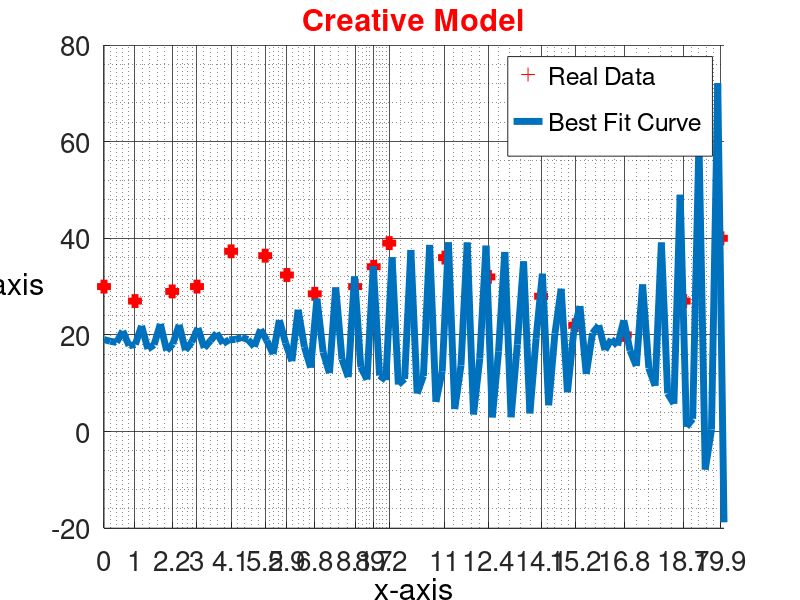

MATLAB code to generate this figure:
%% Question 4
% Creative model f(X) = (aX + bX^2 + cX^3)*(cos(dX)) + e
% f(X) = (-1.9738X + 0.3326X^2 - 0.0100X^3)*cos(0.5826X) + 31.1449

clc
clear

%% Data 
x=[0, 1, 2.2, 3, 4.1, 5.2, 5.9, 6.8, 8.1, 8.7, 9.2, 11, 12.4, 14.1,...
    15.2, 16.8, 18.7, 19.9];  
y =[30, 27, 29, 30, 37.3, 36.4, 32.4, 28.5, 30, 34.1, 39, 36, 32, 28,...
    22, 20, 27, 40];


yc = @(c)sum((((c(1).*x + c(2).*(x.^2)+ c(3).*(x.^3)).*cos(c(4).*x) +...
    c(5) )-y).^2);

x0 = [20, 2, 1, 0.5, 10];
[t, fval] = fminsearch(yc,x0);
%f(x) = (ax + bx^2 + cx^3)*(cos(dx)) + e
%Amplitude  = ax + bx^2 + cx^3
%Frequency = dx
%Offset = e
f = @(m)(t(1).*m + t(2).*(m.^2)+ t(3).*(m.^3)).*cos(t(4).*m) + t(5);


h  = figure;
plot9 = scatter(x, y, 100, '+', 'MarkerEdgeColor', 'red', 'linewidth', 5);
hold on
xx = linspace(0,20,100);
plot10 = plot(xx, f(xx), 'linewidth', 5);
[~,b] = legend([plot9, plot10],{'Real Data','Best Fit Curve'},...
                                                          'FontSize',30);
set(findobj(b,'-property','MarkerSize'),'MarkerSize',30);

xlabel('x-axis','color', 'k', 'fontSize', 25)
ylabel('y-axis', 'color','k', 'fontSize', 25)
hYLabel = get(gca,'YLabel');
set(hYLabel,'rotation',0,'VerticalAlignment','middle',...
                                            'HorizontalAlignment','right')
grid on
grid minor
set(gca,'FontSize',20)
set(get(h,'CurrentAxes'),'GridAlpha',0.8,'MinorGridAlpha',0.5);
xticks(x);
title('Creative Model', 'color', 'r');
